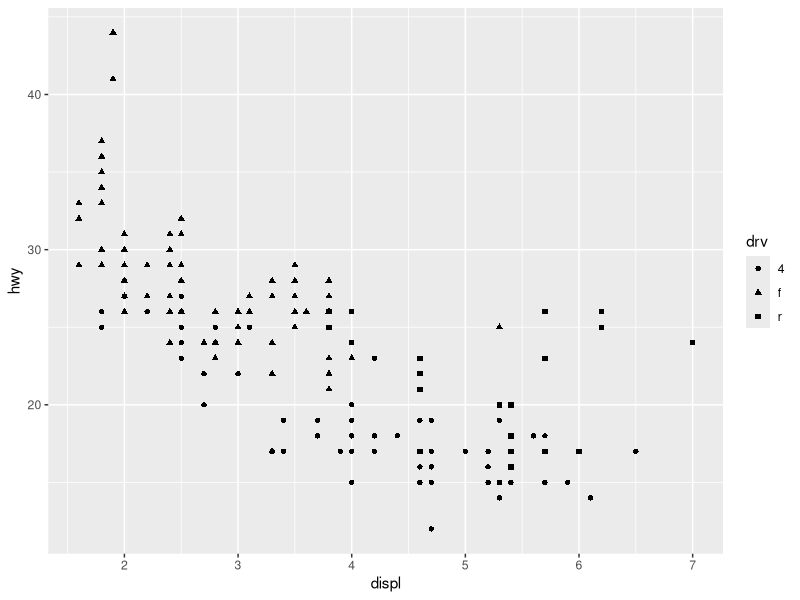
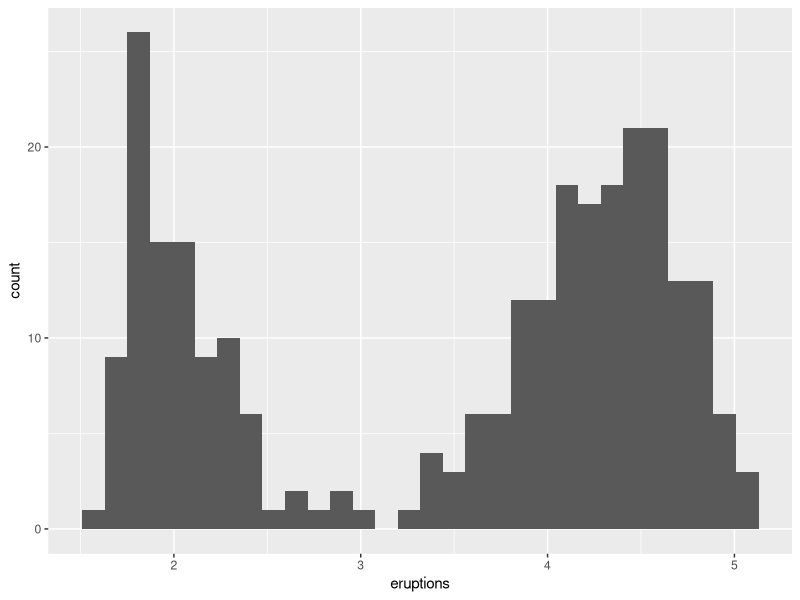
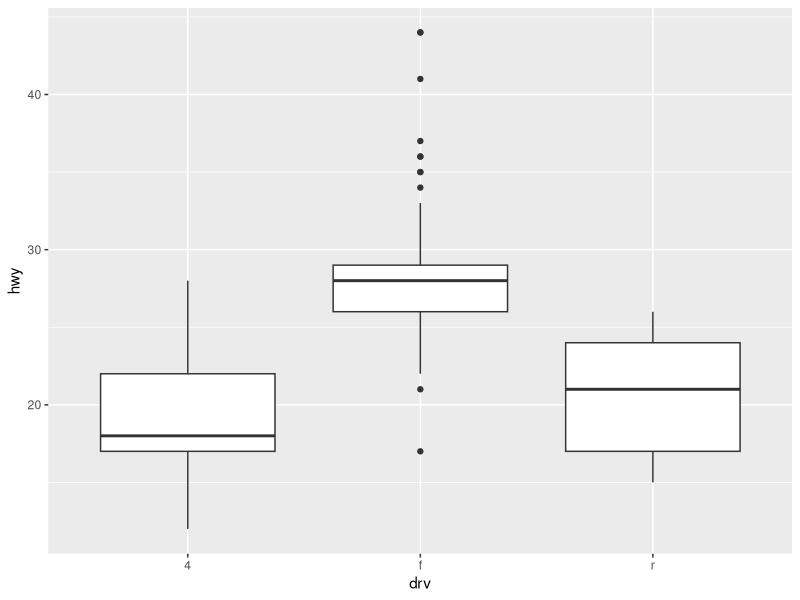
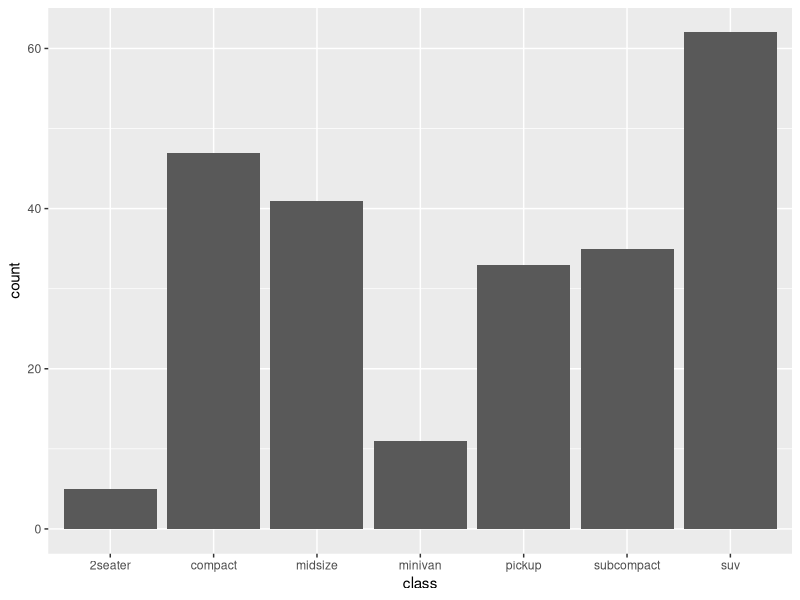
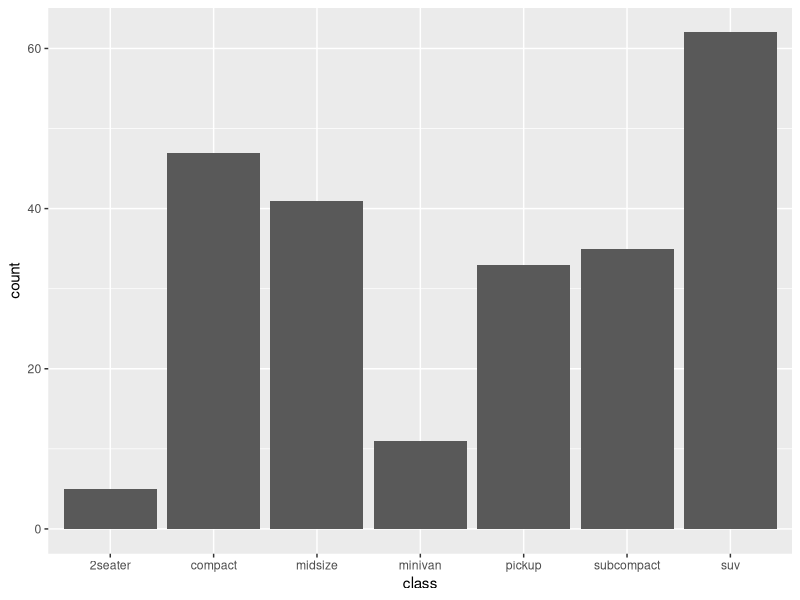
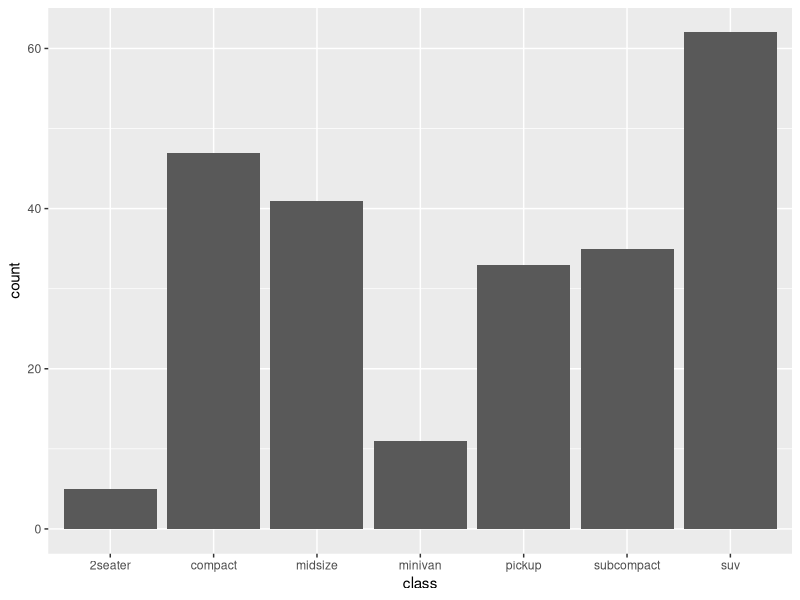
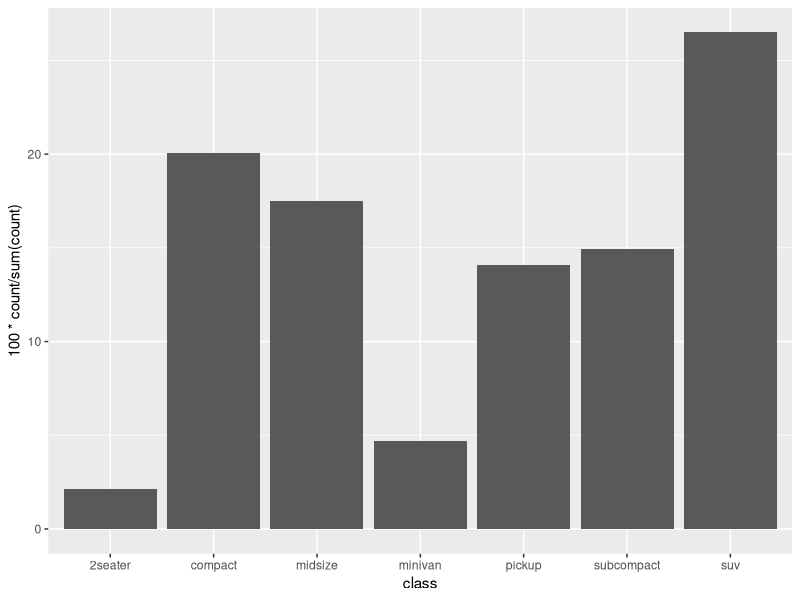
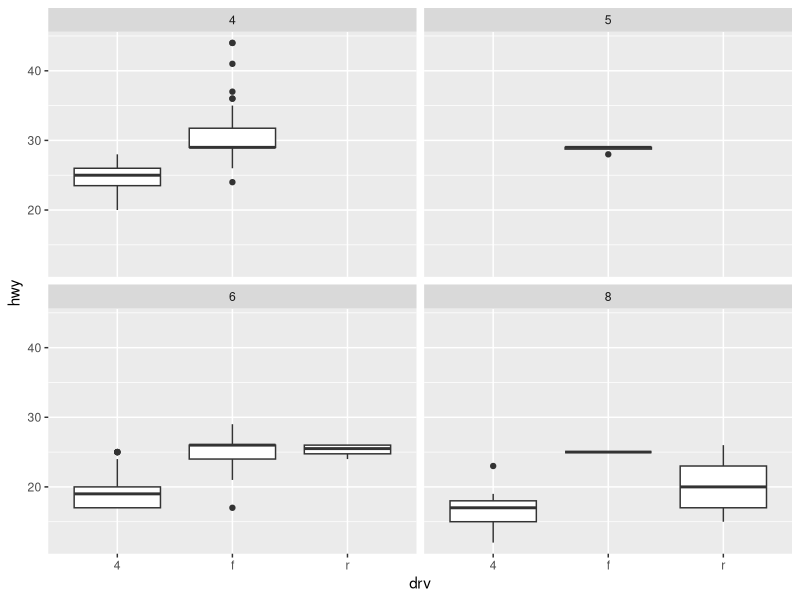

The R script that drew these images, in order:
## ---- chunk 1
library(ggplot2)
ggplot(data = mpg, 
       mapping = aes(x = displ, y = hwy,
                     shape = drv)) + geom_point()
## ---- chunk 2
ggplot(faithful) + 
  geom_histogram(aes(x = eruptions))
## ---- chunk 3
ggplot(data = mpg, aes(x = drv, y = hwy)) + 
  geom_boxplot()
## ---- chunk 4
ggplot(mpg) + 
  geom_bar(aes(x = class))
## ---- chunk 5
library(dplyr)
mpg_counted <- mpg %>% 
  count(class, name = 'count')
ggplot(mpg_counted) + 
  geom_bar(aes(x = class, y = count), 
           stat = 'identity')
## ---- chunk 6
ggplot(mpg_counted) + 
  geom_col(aes(x = class, y = count))
## ---- chunk 7
ggplot(mpg) + 
  geom_bar(aes(x = class, y = after_stat(100 * count / sum(count))))
## ---- chunk 8
ggplot(mpg, aes(x = drv, y = hwy)) + 
  geom_boxplot() + facet_wrap(~cyl)
## ---- chunk 9
ggplot(faithful,
 aes(x = eruptions, y = waiting)) +
 geom_density_2d() +
 geom_point() # Order matters! This puts the points on top of the contour lines
